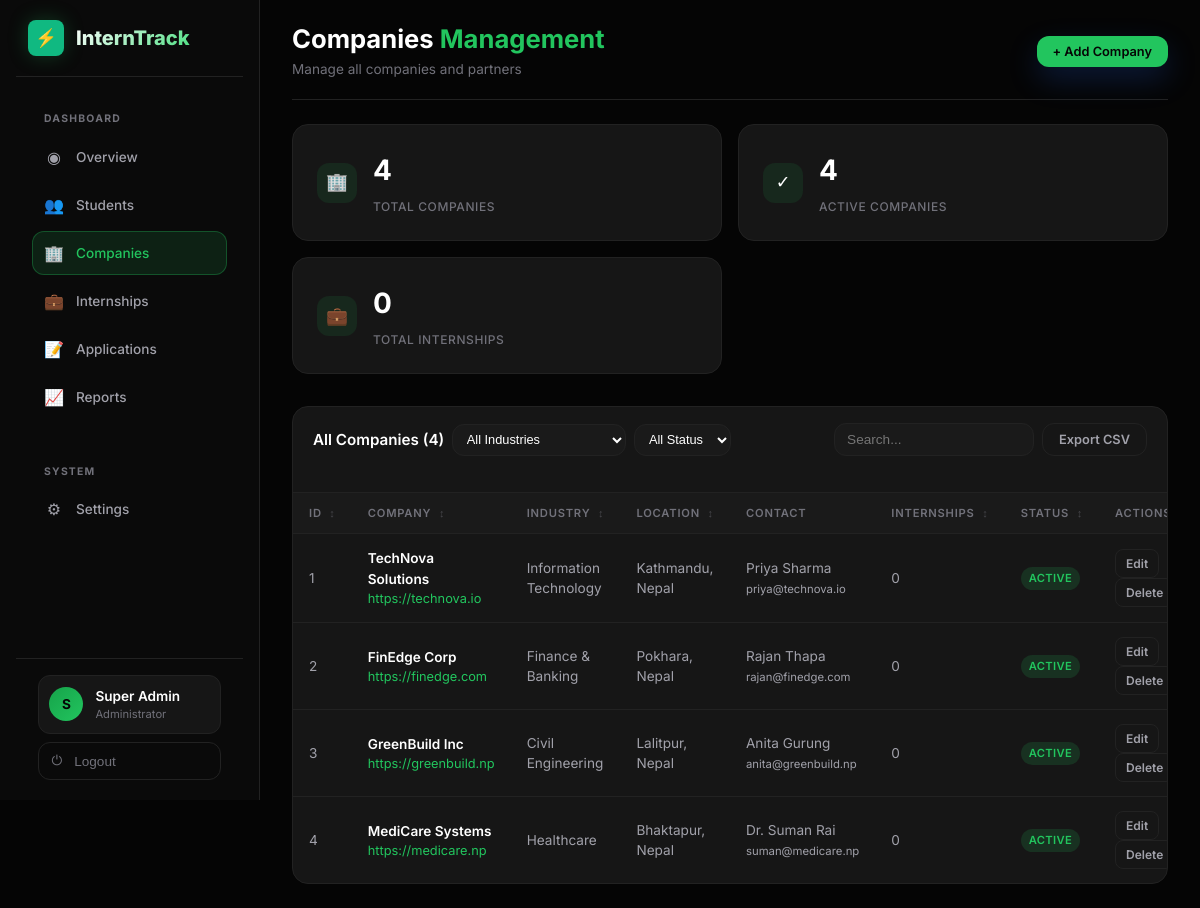
/php/admin_companies.php (signed in), run on the app's committed database.
### tables this page shows
CREATE TABLE IF NOT EXISTS companies (
  id INT AUTO_INCREMENT PRIMARY KEY,
  name VARCHAR(200) NOT NULL,
  industry VARCHAR(100),
  website VARCHAR(255),
  location VARCHAR(200),
  contact_person VARCHAR(150),
  contact_email VARCHAR(150),
  contact_phone VARCHAR(30),
  description TEXT,
  status VARCHAR(20) DEFAULT 'active',
  created_at TIMESTAMP DEFAULT CURRENT_TIMESTAMP,
  INDEX idx_name (name),
  INDEX idx_status (status)
);

### php/config.php (called while the page is built, shortened)
<?php
function e(string $str): string {
    return htmlspecialchars($str, ENT_QUOTES | ENT_HTML5, 'UTF-8');
}
function requireAuth(): array {
    return $_SESSION['user'];
}

### php/admin_companies.php (the view, shortened to what this page needs)
<?php
require_once __DIR__ . '/config.php';
$user = requireAuth();
$db = Database::getConnection();
$where = [];
$whereClause = $where ? 'WHERE ' . implode(' AND ', $where) : '';
$companies = $db->query("
    SELECT c.*,
           (SELECT COUNT(*) FROM internships WHERE company_id = c.id) as internship_count
    FROM companies c $whereClause ORDER BY c.created_at DESC
")->fetchAll();
$totalCompanies = count($companies);
$activeCompanies = count(array_filter($companies, fn($c) => ($c['status'] ?? 'active') === 'active'));
$totalInternships = array_sum(array_column($companies, 'internship_count'));
?>
<!DOCTYPE html>
<html lang="en" data-theme="dark">
<head>
  <link rel="stylesheet" href="../css/style.css">
</head>
<body>
<div class="admin-layout">
  <aside class="sidebar">
    <div class="sidebar-logo">
      <div class="logo-icon">⚡</div>
      <span class="logo-text">InternTrack</span>
    </div>
    <div class="nav-section">
      <div class="nav-label">Dashboard</div>
      <nav class="nav-menu">
        <a href="admin_dashboard.php" class="nav-item"><span class="icon">◉</span> Overview</a>
        <a href="admin_students.php" class="nav-item"><span class="icon">👥</span> Students</a>
        <a href="admin_companies.php" class="nav-item active"><span class="icon">🏢</span> Companies</a>
        <a href="admin_internships.php" class="nav-item"><span class="icon">💼</span> Internships</a>
        <a href="admin_applications.php" class="nav-item"><span class="icon">📝</span> Applications</a>
        <a href="admin_reports.php" class="nav-item"><span class="icon">📈</span> Reports</a>
      </nav>
    </div>
    <div class="nav-section">
      <div class="nav-label">System</div>
      <nav class="nav-menu">
        <a href="#" class="nav-item"><span class="icon">⚙</span> Settings</a>
      </nav>
    </div>
    <div class="sidebar-footer">
      <div class="user-chip">
        <div class="user-avatar"><?= strtoupper(substr($user['full_name'],0,1)) ?></div>
        <div class="user-info">
          <div class="user-name"><?= e($user['full_name']) ?></div>
          <div class="user-role">Administrator</div>
        </div>
      </div>
      <button class="logout-btn" onclick="handleLogout()"><span class="icon">⏻</span> Logout</button>
    </div>
  </aside>
  <main class="main-content">
    <div class="page-header">
      <div>
        <h1 class="page-title">Companies <span>Management</span></h1>
        <p class="page-subtitle">Manage all companies and partners</p>
      </div>
      <div class="header-actions">
        <button class="btn btn-primary" onclick="openModal()">+ Add Company</button>
      </div>
    </div>
    <div class="stats-row">
      <div class="stat-card">
        <div class="stat-icon">🏢</div>
        <div class="stat-info">
          <div class="stat-value"><?= $totalCompanies ?></div>
          <div class="stat-label">Total Companies</div>
        </div>
      </div>
      <div class="stat-card">
        <div class="stat-icon">✓</div>
        <div class="stat-info">
          <div class="stat-value"><?= $activeCompanies ?></div>
          <div class="stat-label">Active Companies</div>
        </div>
      </div>
      <div class="stat-card">
        <div class="stat-icon">💼</div>
        <div class="stat-info">
          <div class="stat-value"><?= $totalInternships ?></div>
          <div class="stat-label">Total Internships</div>
        </div>
      </div>
    </div>
    <div class="content-card">
      <div class="card-header">
        <div class="filter-bar">
          <h3 class="card-title">All Companies (<?= $totalCompanies ?>)</h3>
          <select class="filter-select" onchange="applyFilters()">
            <option value="">All Industries</option>
          </select>
          <select class="filter-select" onchange="applyFilters()">
            <option value="">All Status</option>
          </select>
        </div>
        <div class="filter-bar">
          <input type="text" class="search-input" placeholder="Search..." onkeyup="filterTable(this.value)">
          <button type="button" class="btn btn-secondary" onclick="exportCSV()">Export CSV</button>
        </div>
      </div>
      <table class="data-table" id="companies-table">
        <thead>
          <tr>
            <th class="th-sortable" onclick="sortTable('id')">ID <span class="sort-icon">↕</span></th>
            <th class="th-sortable" onclick="sortTable('name')">Company <span class="sort-icon">↕</span></th>
            <th class="th-sortable" onclick="sortTable('industry')">Industry <span class="sort-icon">↕</span></th>
            <th class="th-sortable" onclick="sortTable('location')">Location <span class="sort-icon">↕</span></th>
            <th>Contact</th>
            <th class="th-sortable" onclick="sortTable('internship_count')">Internships <span class="sort-icon">↕</span></th>
            <th class="th-sortable" onclick="sortTable('status')">Status <span class="sort-icon">↕</span></th>
            <th>Actions</th>
          </tr>
        </thead>
        <tbody id="companies-tbody" data-companies='<?= json_encode(array_map(fn($c) => [
          'id' => $c['id'],
          'name' => $c['name'],
          'industry' => $c['industry'] ?? '',
          'location' => $c['location'] ?? '',
          'contact_person' => $c['contact_person'] ?? '',
          'contact_email' => $c['contact_email'] ?? '',
          'website' => $c['website'] ?? '',
          'status' => $c['status'] ?? 'active',
          'internship_count' => $c['internship_count']
        ], $companies)) ?>'>
          <?php if($companies): foreach($companies as $c): $status = $c['status'] ?? 'active'; ?>
          <tr data-id="<?= $c['id'] ?>" data-name="<?= e($c['name']) ?>" data-industry="<?= e($c['industry'] ?? '') ?>" data-location="<?= e($c['location'] ?? '') ?>" data-contact="<?= e($c['contact_person'] ?? '') ?> <?= e($c['contact_email'] ?? '') ?>" data-count="<?= $c['internship_count'] ?>" data-status="<?= $status ?>">
            <td><?= $c['id'] ?></td>
            <td>
              <div class="company-name"><?= e($c['name']) ?></div>
              <?php if($c['website']): ?>
              <div class="company-industry"><a href="<?= e($c['website']) ?>" target="_blank" style="color:var(--green-neon);text-decoration:none"><?= e($c['website']) ?></a></div>
              <?php endif; ?>
            </td>
            <td><?= e($c['industry'] ?? '-') ?></td>
            <td><?= e($c['location'] ?? '-') ?></td>
            <td><?= e($c['contact_person'] ?? '-') ?><br><small><?= e($c['contact_email'] ?? '') ?></small></td>
            <td><?= $c['internship_count'] ?></td>
            <td><span class="status-badge <?= $status ?>"><?= $status ?></span></td>
            <td>
              <button class="btn btn-secondary action-btn" onclick='editCompany(<?= json_encode($c) ?>)'>Edit</button>
              <button class="btn btn-secondary action-btn" onclick="deleteCompany(<?= $c['id'] ?>)">Delete</button>
            </td>
          </tr>
          <?php endforeach; else: ?>
          <tr><td colspan="8" class="empty-message">No companies found</td></tr>
          <?php endif; ?>
        </tbody>
      </table>
    </div>
  </main>
</div>
</body>
</html>

### data on the page
companies: id "1", name "TechNova Solutions", website "https://technova.io", industry "Information Technology", location "Kathmandu, Nepal", contact_person "Priya Sharma", contact_email "priya@technova.io", internship_count "0", status "ACTIVE"
companies: id "2", name "FinEdge Corp", website "https://finedge.com", industry "Finance & Banking", location "Pokhara, Nepal", contact_person "Rajan Thapa", contact_email "rajan@finedge.com", internship_count "0", status "ACTIVE"
companies: id "3", name "GreenBuild Inc", website "https://greenbuild.np", industry "Civil Engineering", location "Lalitpur, Nepal", contact_person "Anita Gurung", contact_email "anita@greenbuild.np", internship_count "0", status "ACTIVE"
companies: id "4", name "MediCare Systems", website "https://medicare.np", industry "Healthcare", location "Bhaktapur, Nepal", contact_person "Dr. Suman Rai", contact_email "suman@medicare.np", internship_count "0", status "ACTIVE"

### other printed values
substr($user['full_name'],0,1) "S"
$user['full_name'] "Super Admin"
$totalCompanies "4"
$activeCompanies "4"
$totalInternships "0"
